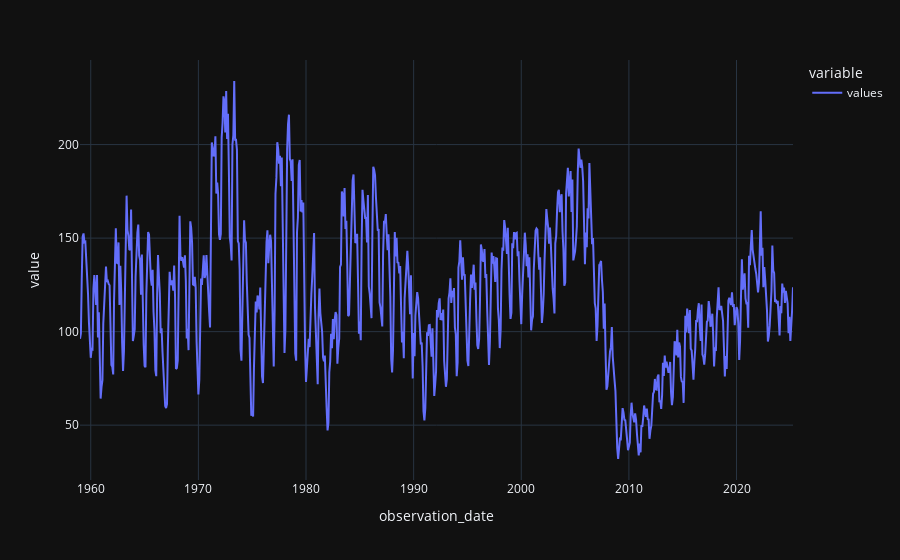

Notebook code for this chart:
### Code cell
df.plot()

### Figure 1 — Plotly figure (JSON) as saved in the notebook; plotly's stock layout.template omitted (floating-point values rounded to 4 significant figures; data arrays with more than 128 entries replaced by an {"elided": "..."} marker saying what was removed)
{"data": [{"hovertemplate": "variable=values<br>observation_date=%{x}<br>value=%{y}<extra></extra>", "legendgroup": "values", "line": {"color": "#636efa", "dash": "solid"}, "marker": {"symbol": "circle"}, "mode": "lines", "name": "values", "orientation": "v", "showlegend": true, "type": "scatter", "x": {"elided": "796 str values"}, "xaxis": "x", "y": {"elided": "796 float values"}, "yaxis": "y"}], "layout": {"legend": {"title": {"text": "variable"}, "tracegroupgap": 0}, "margin": {"t": 60}, "xaxis": {"anchor": "y", "domain": [0, 1], "title": {"text": "observation_date"}}, "yaxis": {"anchor": "x", "domain": [0, 1], "title": {"text": "value"}}}}
